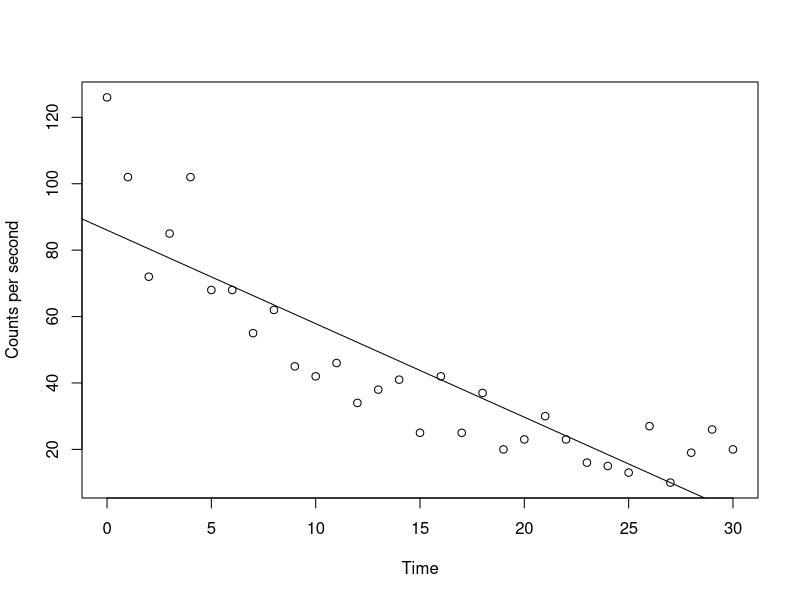
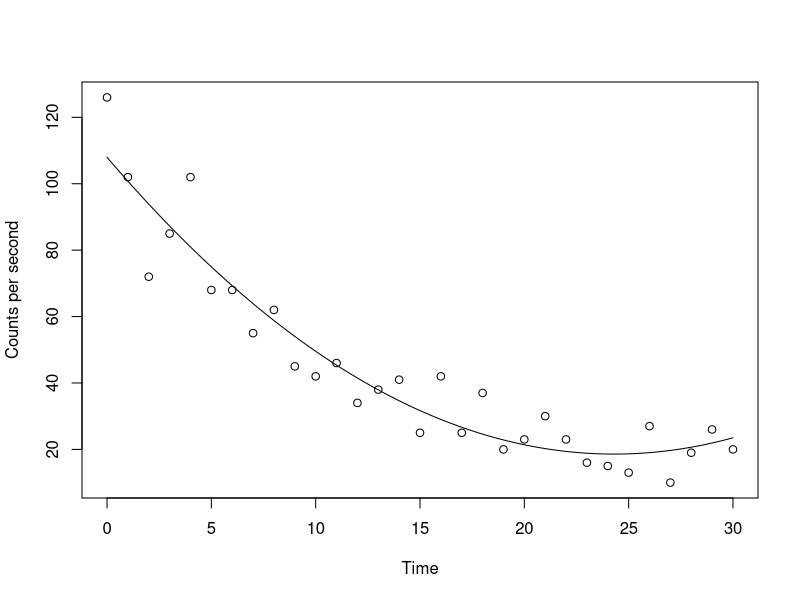
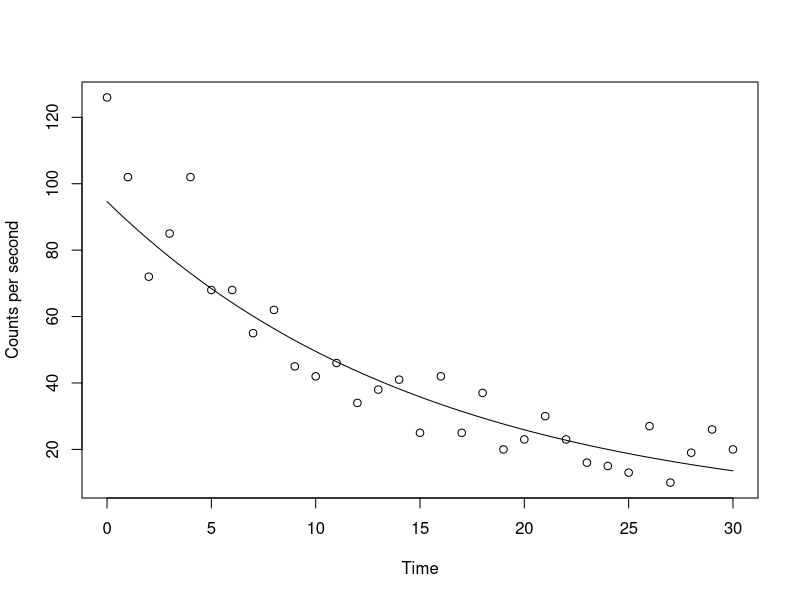

R code for these plots, in order: (Note: this script raises an error after producing the figures.)
data <- read.table("ExDecay.txt", header=T)

attach(data)

linear_model <- lm(Counts ~ Time)

summary(linear_model)

plot(Time,Counts, ylab = "Counts per second")

abline(linear_model)

# R^2 = 0.767

quadratic_model <- lm(Counts ~ Time + I(Time^2))

summary(quadratic_model)

f2 <- function(data) {107.9549 -7.3543*data + 0.1513*data*data}

plot(Time, Counts, ylab = "Counts per second")
curve(f2, add=T)

# R^2 = 0.9081 --> Besser Fit des quadratischen Modells.

exponential_model <- lm(log(Counts) ~ Time)

summary(exponential_model)

f3 <- function(data) {exp(4.55-0.064785*data)}

plot(Time,Counts, ylab = "Counts per second")

curve(f3, add=T)

# R^2 = 0.8319
# linear_model$R^2 < exponential_model$R^2 < quadratic_model$R^2

# Bonusaufgabe

attendance <- read.csv("Teilnahme.csv", sep= ";")

attendance$attend_or_not <- factor(attendance$attend_or_not, levels = c("course not attended", "course attended"))

attendance$attend_or_not <- (as.integer(attendance$attend_or_not)-1)

head(attendance)

logistic_model <- glm(attendance$attend_or_not ~ attendance$stat_joy, data=attendance, family = binomial())

summary(logistic_model)

# Probabilities and not log odds
p <- predict(logistic_model, type = "response")

pred <- prediction(p, attendance$attend_or_not)

# y = true positive rate; x = false positive rate
perf <- performance(pred, "tpr", "fpr")
plot(perf)

# Calculate AUC
# auc = 0.8079052
auc <- unlist(slot(performance(pred, "auc"), "y.values"))

#Enhance the model by incorporating all columns
enhance_model <- glm(attend_or_not ~ stat_joy + temperature + sun_joy, data = attendance, family = binomial())

p_enhanced <- predict(enhance_model, type = "response")

# Erstellen des Prediction-Objekts für das erweiterte Modell
pred_enhanced <- prediction(p_enhanced, attendance$attend_or_not)

# Erstellen des Performance-Objekts für das erweiterte Modell und Plotten der ROC-Kurve
perf_enhanced <- performance(pred_enhanced, "tpr", "fpr")
plot(perf_enhanced)

# auc = 0.8099891
auc_enhanced <- unlist(slot(performance(pred_enhanced, "auc"), "y.values"))
show(auc_enhanced)

